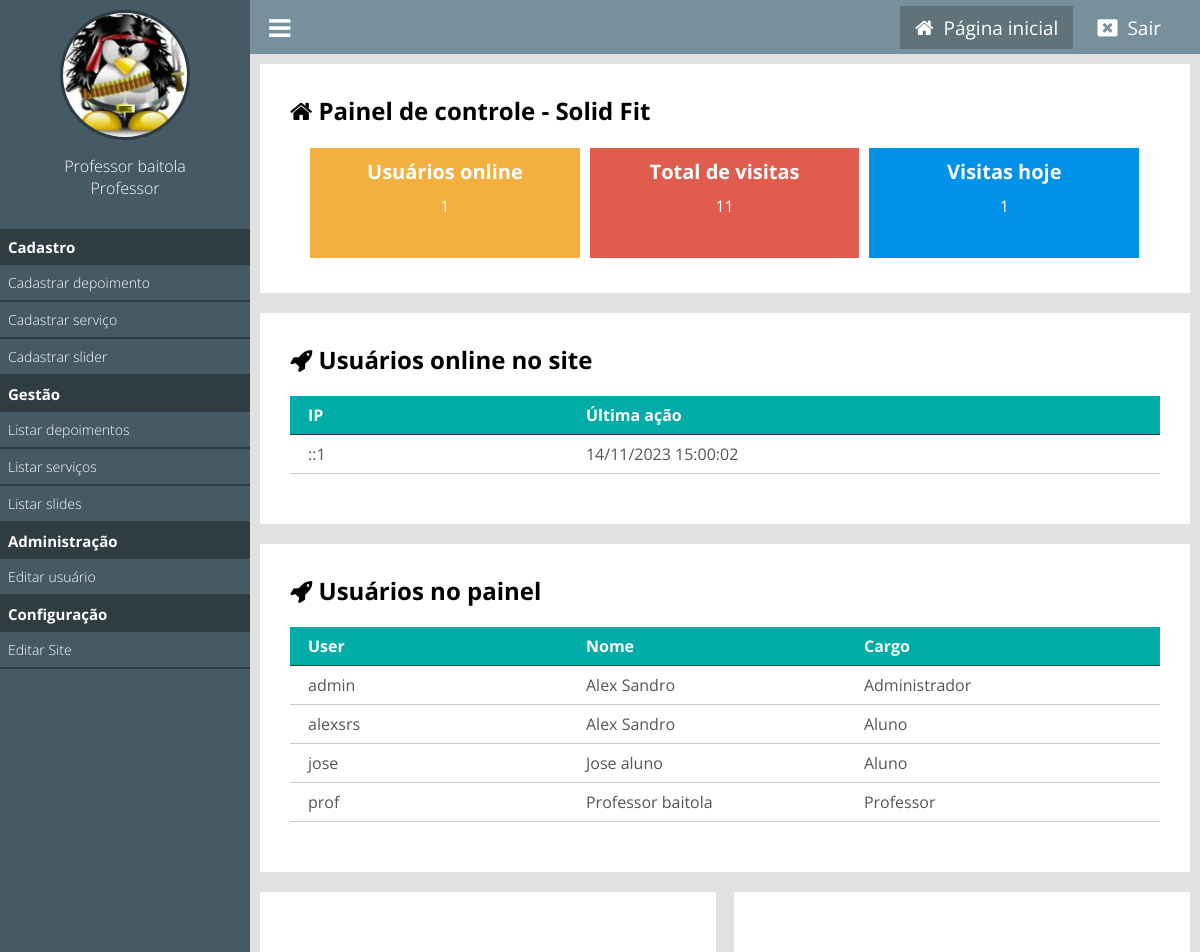
Page /painel/ (signed in) on the committed database.
### classes/MySql.php (called while the page is built)
<?php
    class MySql{
        private static $pdo;
        public static function conectar(){
            if(self::$pdo == null){
                try{
                    self::$pdo = new PDO('mysql:host='.HOST.';dbname='.DATABASE,USER,PASSWORD,array(PDO::MYSQL_ATTR_INIT_COMMAND => "SET NAMES utf8"));
                    self::$pdo->setAttribute(PDO::ATTR_ERRMODE,PDO::ERRMODE_EXCEPTION);
                }catch(Exception $e) {
                    echo 'erro ao conectar, tente novamente mais tarde';
                }
            }
            return self::$pdo;
        }
    }
?>

### painel/pages/home.php (the view, shortened to what this page needs)
<?php
    $usuariosOnline = Painel::listarUsuariosOnline();
    $pegarVisitasTotais = MySql::conectar()->prepare("SELECT * FROM `tb_admin.visitas`");
    $pegarVisitasTotais->execute();
    $pegarVisitasTotais = $pegarVisitasTotais->rowCount();
    $pegarVisitasHoje = MySql::conectar()->prepare("SELECT * FROM `tb_admin.visitas` WHERE dia =?");
    $pegarVisitasHoje->execute(array(date('Y-m-d')));
    $pegarVisitasHoje = $pegarVisitasHoje->rowCount();
?>
<div class="box-content left w100">
    <h2><i class="fa fa-home"></i> Painel de controle - <?php echo NOME_EMPRESA ?></h2>
    <div class="box-metricas">
    <div class="box-metrica-single">
        <div class="box-metrica-wraper">
            <h2>Usuários  online</h2>
                <p><?php echo count($usuariosOnline); ?></p>
            </div>
        </div>
        <div class="box-metrica-single">
            <div class="box-metrica-wraper">
                <h2>Total de visitas</h2>
                <p><?php echo $pegarVisitasTotais; ?></p>
            </div>
        </div>
        <div class="box-metrica-single">
            <div class="box-metrica-wraper">
                <h2>Visitas hoje</h2>
                <p><?php echo $pegarVisitasHoje; ?></p>
            </div>
        </div>
    </div>
</div>
<div class="box-content left w100">
    <h2><i class="fa fa-rocket" aria-hidden="true"></i> Usuários online no site</h2>
    <div class="table-responsive">
        <div class="row">
            <div class="col">
                <span>IP</span>
            </div>
            <div class="col">
                <span>Última ação</span>
            </div>
        </div>
    <?php
        foreach ($usuariosOnline as $key => $value) {
    ?>
        <div class="row">
            <div class="col">
                <span><?php echo $value['ip'] ?></span>
            </div>
            <div class="col">
                <span><?php echo date('d/m/Y H:i:s',strtotime($value['ultima_acao'])) ?></span>
            </div>
        </div>
    <?php } ?>
    </div>
</div>
<div class="box-content left w100">
    <h2><i class="fa fa-rocket" aria-hidden="true"></i> Usuários no painel</h2>
    <div class="table-responsive">
        <div class="row">
            <div class="col">
                <span>User</span>
            </div>
            <div class="col">
                <span>Nome</span>
            </div>
            <div class="col">
                <span>Cargo</span>
            </div>
        </div>
    <?php
        $usuariosPainel = MySql::conectar()->prepare("SELECT * FROM `tb_admin.usuarios`");
        $usuariosPainel->execute();
        $usuariosPainel = $usuariosPainel->fetchAll();
        foreach ($usuariosPainel as $key => $value) {
    ?>
        <div class="row">
            <div class="col">
                <span><?php echo $value['user'] ?></span>
            </div>
            <div class="col">
                <span><?php echo $value['nome'] ?></span>
            </div>
            <div class="col">
                <span><?php echo pegaCargo($value['cargo']); ?></span>
            </div>
        </div>
    <?php } ?>
    </div>
</div>
    <div class="box-content left w50">
    </div>
    <div class="box-content right w50">
    </div>

### painel/index.php
<?php
    include('../config.php');
    if(Painel::logado() == false){
        include('login.php');
    } else {
        include('main.php');
    }
?>

### painel/main.php (shortened to what this page needs)
<!DOCTYPE html>
<html lang="pt-br">
<head>
    <link rel="stylesheet" href="https://cdnjs.cloudflare.com/ajax/libs/font-awesome/4.7.0/css/font-awesome.min.css">
    <link href="<?php echo INCLUDE_PATH_PAINEL ?>css/style.css" rel="stylesheet"/>
</head>
<body>
<div class="menu">
    <div class="menu-wraper">
        <div class="box-usuario">
            <?php
                if($_SESSION['img'] == ''){
            ?>
                <div class="avatar-usuario">
                    <i class="fa fa-user"></i>
                </div>
            <?php } else { ?>
                <div class="imagem-usuario">
                    <img src="<?php echo INCLUDE_PATH_PAINEL ?>uploads/<?php echo $_SESSION['img']; ?>" />
                </div>
            <?php } ?>
            <div class="nome-usuario">
                <p><?php echo $_SESSION['nome']; ?></p>
                <p><?php echo pegaCargo($_SESSION['cargo']); ?></p>
            </div>
        </div>
        <div class="items-menu">
            <h2>Cadastro</h2>
            <a <?php selecionadoMenu('cadastrar-depoimento'); ?>href="<?php echo INCLUDE_PATH_PAINEL ?>cadastrar-depoimento">Cadastrar depoimento</a>
            <a <?php selecionadoMenu('cadastrar-servico'); ?>href="">Cadastrar serviço</a>
            <a <?php selecionadoMenu('cadastrar-slider'); ?>href="">Cadastrar slider</a>
            <h2>Gestão</h2>
            <a <?php selecionadoMenu('listar-depoimentos'); ?>href="">Listar depoimentos</a>
            <a <?php selecionadoMenu('listar-serviços'); ?>href="">Listar serviços</a>
            <a <?php selecionadoMenu('listar-slides'); ?>href="">Listar slides</a>
            <h2>Administração</h2>
            <a <?php selecionadoMenu('editar-usuario'); ?>href="<?php echo INCLUDE_PATH_PAINEL ?>editar-usuario">Editar usuário</a>
            <h2>Configuração</h2>
            <a <?php selecionadoMenu('editar-site'); ?>href="">Editar Site</a>
        </div>
    </div>
</div>
    <header>
        <div class="center">
            <div class="menu-btn">
                <i class="fa fa-bars"></i>
            </div>
            <div class="logout">
                <a <?php if(@$_GET['url'] == ''){ ?> style="background: #60727a; padding: 8px 15px;" <?php } ?> href="<?php echo INCLUDE_PATH_PAINEL ?>"><i class="fa fa-home"></i><span>Página inicial</span></a>
                <a href="<?php echo INCLUDE_PATH_PAINEL ?>?logout"><i class="fa fa-window-close"></i><span>Sair</span></a>
            </div>
        </div>
    </header>
<div class="content">
    <?php Painel::loadPage(); ?>
</div>
</body>
</html>

### config.php (shortened to what this page needs)
<?php
	function pegaCargo($indice){
		return Painel::$cargos[$indice];
	}
	function selecionadoMenu($par){
		$url = explode('/',@$_GET['url'])[0];
			if($url == $par){
				echo 'class="menu-active"';
			}
		}
?>

### classes/Painel.php (shortened to what this page needs)
<?php
    class Painel {
        public static function logado(){
            return isset($_SESSION['login']) ? true : false;
        }
        public static function loadPage(){
            if(isset($_GET['url'])){
                $url = explode('/',$_GET['url']);
                if(file_exists('pages/'.$url[0].'.php')){
                    include('pages/'.$url[0].'.php');
                } else {
                    header('Location: '.INCLUDE_PATH_PAINEL);
                }
            } else {
                include('pages/home.php');
            }
        }
        public static function listarUsuariosOnline(){
            $sql = MySql::conectar()->prepare("SELECT * FROM `tb_admin.online`");
            $sql->execute();
            return $sql->fetchAll();
        }
        public static function limparUsuariosOnline(){
            $date = date('Y-m-d H:i:s');
        }
    }
?>

### painel/css/style.css (style rules this page uses)
* { margin: 0; padding: 0; box-sizing: border-box; font-family: 'Open Sans', sans-serif; }
html,body { height: 100%; background: rgb(225,225,225); }
body { overflow-x: hidden; }
.center { padding: 0 2%; margin: 0 auto; }
header { position: relative; left: 250px; padding: 10px 0; background: #78909C; width: calc(100% - 250px); }
.logout { float: right; }
.logout a { padding: 0 20px; position: relative; top: 4px; color: white; font-size: 20px; text-decoration: none; }
.logout a > span { text-decoration: none; font-size: 19px; padding-left: 10px; }
.menu-btn { float: left; cursor: pointer; font-size: 25px; color: white; }
.menu-wraper { width: 250px; }
div.menu { overflow-x: hidden; overflow-y: auto; height: 100%; padding: 10px 0; position: fixed; left: 0; top: 0; background: #455A64; float: left; width: 250px; }
div.box-usuario { text-align: center; }
.imagem-usuario > img { display: inline-block; width: 130px; height: 130px; border-radius: 50%; border: 3px solid #2F3D42; }
.nome-usuario { text-align: center; margin-top: 10px; }
.nome-usuario p { color: white; font-size: 16px; font-weight: 300; }
.w100 { width: 100%; }
.w50 { width: 49%; }
.left { float: left; }
.right { float: right; }
.content { width: calc(100% - 250px); position: relative; left: 250px; padding: 10px; }
.box-content { background: white; padding: 30px; margin-bottom: 20px; }
.items-menu { margin-top: 30px; }
.items-menu h2 { text-align: left; font-weight: bold; font-size: 15px; background: #2F3D42; color: white; padding: 8px; }
.items-menu a { display: block; padding: 8px; font-weight: 300; font-size: 14px; text-decoration: none; color: white; border-bottom: 2px solid #2F3D42; }
.box-metricas { margin-top:16px; padding:0 15px; }
.box-metrica-single { float: left; position: relative; width: 33.3%; background: #F4B03E; border: 5px solid white; }
.box-metricas .box-metrica-single:nth-of-type(2) { background: #E05C4E; }
.box-metricas .box-metrica-single:nth-of-type(3) { background: #0091ea; }
.box-metrica-wraper { padding: 10px 20px; text-align: center; color: white; }
.box-metrica-wraper h2 { font-size: 20px; }
.box-metrica-wraper p { padding: 10px 0; font-size: 16px; }
.table-responsive { max-width: 960px; margin: 20px auto; }
.table-responsive .row:nth-of-type(1) { font-weight: bold; background: #00aca7; color: white; border-bottom: 1px solid #333; }
.table-responsive .row { color: #555; border-bottom: 1px solid #ccc; padding: 8px 18px; }
.col { float: left; width: 33.33%; }
@media screen and (max-width: 1200px) { .box-metrica-single { height: 120px; } }

### rows in the picture
tb_admin.online: ip "::1", ultima_acao "14/11/2023 15:00:02"
tb_admin.usuarios: user "admin", nome "Alex Sandro", cargo "Administrador"
tb_admin.usuarios: user "alexsrs", nome "Alex Sandro", cargo "Aluno"
tb_admin.usuarios: user "jose", nome "Jose aluno", cargo "Aluno"
tb_admin.usuarios: user "prof", nome "Professor baitola", cargo "Professor"

### other values in the picture
$_SESSION['nome'] "Professor baitola"
pegaCargo($_SESSION['cargo']) "Professor"
NOME_EMPRESA "Solid Fit"
count($usuariosOnline) "1"
$pegarVisitasTotais "11"
$pegarVisitasHoje "1"
